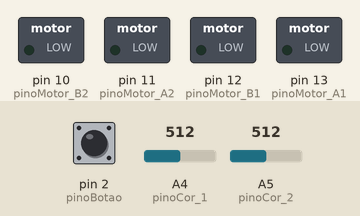
Recording of a sketch running on a simulated Arduino Uno, built with avr-gcc and run on an emulated ATmega328P. Shown: switched loads named in the sketch (green lamp = pin HIGH). The test bench sets the inputs (shaded band); at power-on: pin 2 (pinoBotao) LOW, A4 (pinoCor_1) = 512, A5 (pinoCor_2) = 512.

Above: at 1.2 s.
1.3 s: pin 2 (pinoBotao) pulled HIGH for 0.15 s
7.4 s: pin 2 (pinoBotao) pulled HIGH for 1 s
11.4 s: pin 2 (pinoBotao) pulled HIGH for 3.2 s
At 13.5 s:
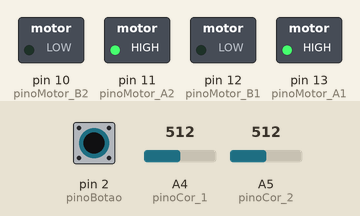
Timing chart, 0 to 16.1 s (numbered marks = the images above; inputs shaded):
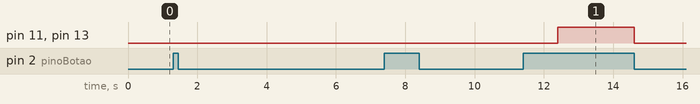

The sketch:

testeSensorLuz.ino
```cpp
#include <Arduino.h>


#define pinoBotao 2
bool estadoBotao;
bool CHAVE = false;

#define pinoCor_1 A4
#define pinoCor_2 A5
int cor_1, cor_2;

#define pinoMotor_A1 13
#define pinoMotor_B1 12
#define pinoMotor_A2 11
#define pinoMotor_B2 10


void setup(){
    pinMode(pinoBotao, INPUT);

    pinMode(pinoCor_1, INPUT);
    pinMode(pinoCor_2, INPUT);

    pinMode(pinoMotor_A1, OUTPUT);
    pinMode(pinoMotor_B1, OUTPUT);
    pinMode(pinoMotor_A2, OUTPUT);
    pinMode(pinoMotor_B2, OUTPUT);
}

void loop(){
    estadoBotao = digitalRead(pinoBotao);

    //se o botao estiver no flau
    if (estadoBotao){

        //esperar 5s
        if(CHAVE == false){
            delay(5000);
            CHAVE = true;
        }

        //ler a luz
        cor_1 = lerLuz(pinoCor_1);
        cor_2 = lerLuz(pinoCor_2);

        //se o sensor de cor 1 ver preta pela frete
        //ver preto
        if(cor_1 > 14){

            //fazer ele dar uma volta 180 para ele pegar o bixo

        }

        //se o sensor de cor 1 ver preta pela frete
        //ver preto
        if(cor_2 > 14){

            //fazer alguma coisa ae

        }

        motorFrente_1();
        motorFrente_2();
    }else{
        motorParado_1();
        motorParado_2();
        CHAVE = false;
    }
}

#pragma region SENSOR DE LUZ

int lerLuz(int pinoCor){
    return map(analogRead(pinoCor), 0, 1023, 0, 100);
}
#pragma endregion

#pragma region MOTORES/PONTE H


#pragma region senti. Horario Motores
void motorFrente_1(){

    digitalWrite(pinoMotor_A1, HIGH);
    digitalWrite(pinoMotor_B1, LOW);
}

void motorFrente_2(){

    digitalWrite(pinoMotor_A2, HIGH);
    digitalWrite(pinoMotor_B2, LOW);
}

#pragma endregion

#pragma region senti. Antihorario Motores

void motorAtras_1(){

    digitalWrite(pinoMotor_B1, HIGH);
    digitalWrite(pinoMotor_A1, LOW);
}

void motorAtras_2(){

    digitalWrite(pinoMotor_B2, HIGH);
    digitalWrite(pinoMotor_A2, LOW);
}

#pragma endregion

#pragma region Parando Motores

void motorParado_1(){

    digitalWrite(pinoMotor_A1, LOW);
    digitalWrite(pinoMotor_B1, LOW);
}

void motorParado_2(){

    digitalWrite(pinoMotor_A2, LOW);
    digitalWrite(pinoMotor_B2, LOW);
}

#pragma endregion

#pragma region Freiando Motores

void motorFreio_1(){

    digitalWrite(pinoMotor_A1, HIGH);
    digitalWrite(pinoMotor_B1, HIGH);
}

void motorFreio_2(){

    digitalWrite(pinoMotor_A2, HIGH);
    digitalWrite(pinoMotor_B2, HIGH);
}

#pragma endregion

#pragma endregion
```

Measured:
- after the input at 7.4 s, every drawn part: stays the same
- after the input at 11.4 s, pin 11 (pinoMotor_A2), pin 13 (pinoMotor_A1): LOW → HIGH after 1.0 s, → LOW 2.2 s later
